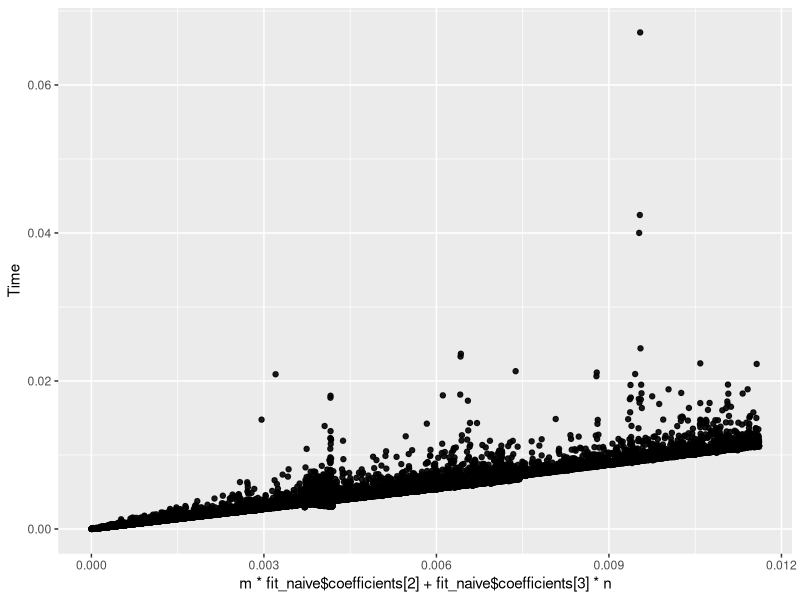
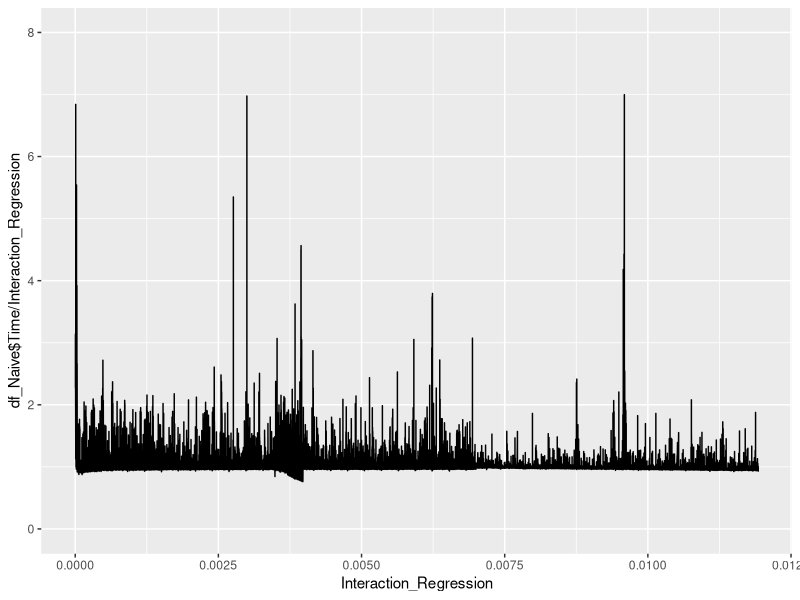
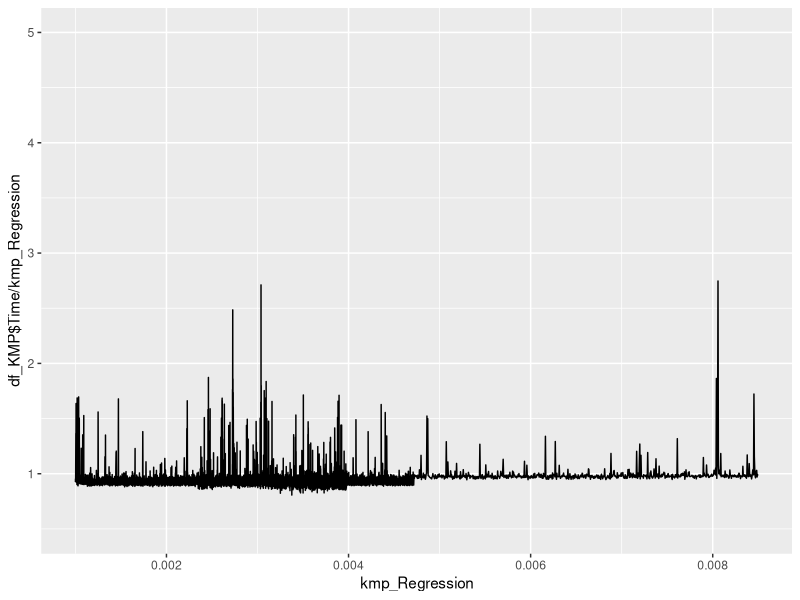
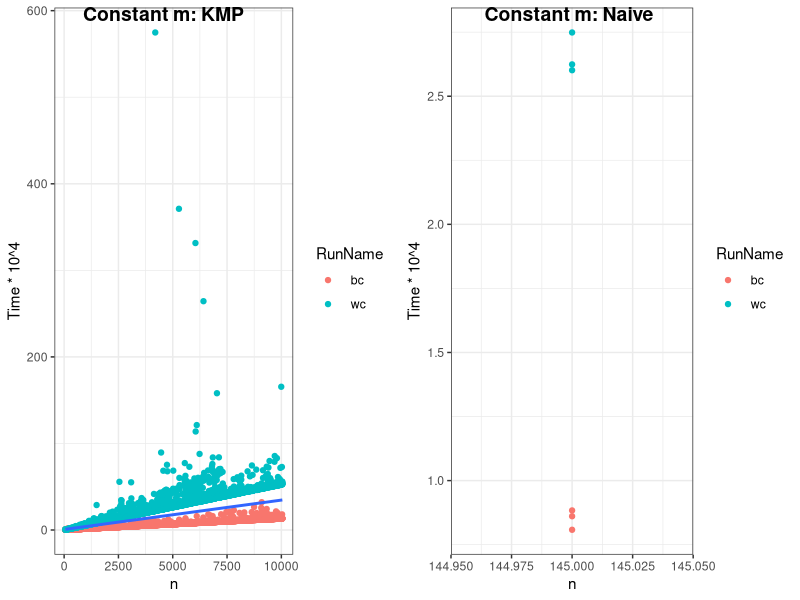
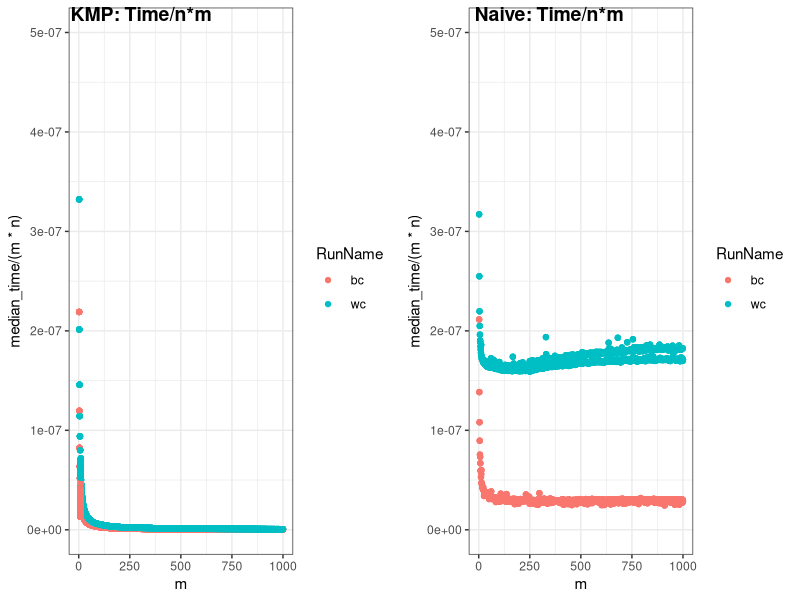
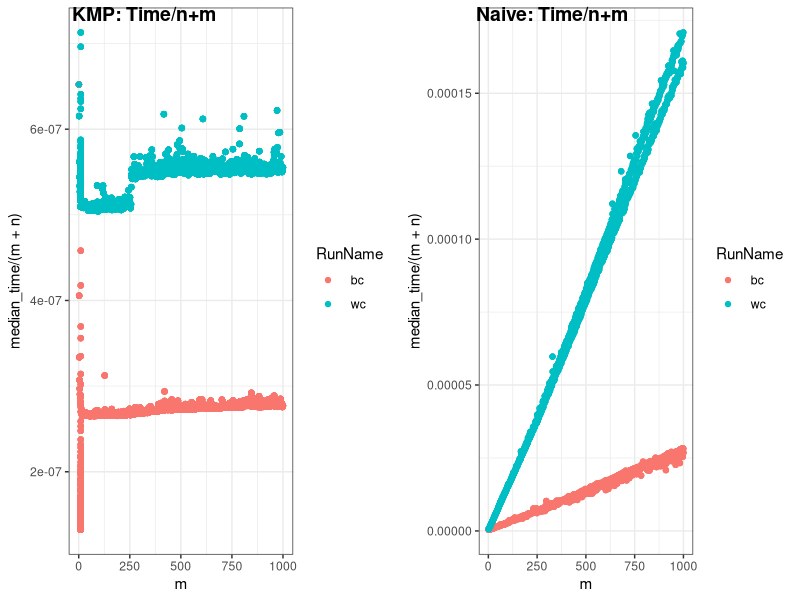

Generate these figures, in order, with R:
## ---- chunk 1
knitr::opts_chunk$set(echo = TRUE)

library(tidyverse)

## ---- chunk 2

# Import Naive
df_Naive = read.csv("Test ExactSubstring_Naive.csv", header = FALSE)

colnames(df_Naive) = c("Function", "Time", "n", "m", "z", "RunName")

df_Naive$RunName = factor(x = df_Naive$RunName)
df_Naive$Function = factor(x = df_Naive$Function)

# Import KMP
df_KMP = read.csv("Test ExactSubstring_KMP.csv", header = FALSE)

colnames(df_KMP) = c("Function", "Time", "n", "m", "z", "RunName")

df_KMP$RunName = factor(x = df_KMP$RunName)
df_KMP$Function = factor(x = df_KMP$Function)

## ---- chunk 3


## ---- chunk 4

fit_naive = lm( data = df_Naive, formula = Time ~ m + n)
fit_naive

ggplot( data = df_Naive ) +
  geom_point( 
    aes( 
      y = Time, 
      x = m * fit_naive$coefficients[2] + fit_naive$coefficients[3] * n
    ), 
    color = "#000000", alpha = 0.9 
  ) 

## ---- chunk 5

fit_naive_poly = glm( data = df_Naive, formula = Time ~ n * m )
fit_naive_poly
inc = fit_naive_poly$coefficients[1]
c_n = fit_naive_poly$coefficients[2]
c_m = fit_naive_poly$coefficients[3]
c_nm = fit_naive_poly$coefficients[4]

Interaction_Regression = inc + c_n * df_Naive$n + c_m * df_Naive$m + df_Naive$n * df_Naive$m * c_nm
Interaction_Regression = 0 + c_n * df_Naive$n + 0 * df_Naive$m + df_Naive$n * df_Naive$m * c_nm
Interaction_Regression = 0 + c_n * df_Naive$n + 0 * df_Naive$m + df_Naive$n * df_Naive$m * c_nm

ggplot(  ) +
  geom_line( 
    aes( 
      y = df_Naive$Time / Interaction_Regression, 
      x = Interaction_Regression
    )
  ) + ylim(0, 8)


## ---- chunk 6

fit_kmp = glm( data = df_KMP, formula = Time ~ n + m )
inc = fit_kmp$coefficients[1]
c_m = fit_kmp$coefficients[3]
c_n = fit_kmp$coefficients[2]
kmp_Regression = inc + c_n * df_KMP$n + c_m * df_KMP$m
kmp_Regression = 0 + c_n * df_KMP$n + c_m * df_KMP$m

ggplot(  ) +
  geom_line( 
    aes( 
      y = df_KMP$Time / kmp_Regression, 
      x = kmp_Regression
    )
  ) + xlim(0.001, 0.0085) + ylim(0.5, 5)

## ---- chunk 7

fit_naive = lm( data = df_Naive, formula = Time ~ n + m )
fit_naive_z = lm( data = df_Naive, formula = Time ~ n + m + z )

an_naive = anova(fit_naive, fit_naive_z)
an_naive$`Pr(>F)`

## ---- chunk 8

fit_kmp = lm( data = df_KMP, formula = Time ~ n + m )
fit_kmp_z = lm( data = df_KMP, formula = Time ~ n + m + z )

an_kmp = anova(fit_kmp, fit_kmp_z)
an_kmp$`Pr(>F)`

## ---- chunk 9
library(dplyr)
library(ggpubr)
df_Naive = read.csv("Test ExactSubstring_Naive_bc-wc.csv", header = FALSE)
df_KMP = read.csv("Test ExactSubstring_KMP_bc-wc.csv", header = FALSE)
colnames(df_Naive) = c("Function", "Time", "n", "m", "z", "RunName")
colnames(df_KMP) = c("Function", "Time", "n", "m", "z", "RunName")

dat_kmp = df_KMP 
dat_naive = df_Naive
ploting <- function(dat_naive, dat_kmp){
      dat_naive <- dat_naive %>%
          group_by(n, m, RunName) %>%
            mutate(median_time = median(Time)) %>%
            mutate(type = "Naive")
    
      dat_kmp <- dat_kmp %>%
            group_by(n, m,RunName) %>%
            mutate(median_time = median(Time)) %>%
            mutate(type = "KMP")
      
      all <- rbind(dat_kmp, dat_naive)
      colnames(all) = c("Function", "Time", "n", "m", "z", "RunName","median_time","Type")
      
      constant_n <- all %>%
              filter(n == 5000)
      
      constant_m <- all %>%
              filter(m == 10)
      
      return(list(constant_n, constant_m, all))
} 

fig <- ploting(df_Naive, df_KMP)

      #a <- qplot(y = Constant_n$Time/Constant_n$m, x = Constant_n$m) + ylim(0,0.001)
      #b <- qplot(y = Constant_m$Time/Constant_m$n, x = Constant_m$n) + ylim(0,2.5*10^-6)

      constant_n_1 <- ggplot(data = fig[[1]]) + 
        geom_point(mapping = aes(y = Time/m, x = m, color = Type, shape = RunName)) + theme_bw() +  ylim(0,0.0001)
      
      constant_m_n_linear <- ggplot(data = fig[[2]]) + theme_bw() +
        geom_point(mapping = aes(y = Time/n, x = n, color = Type,shape = RunName))+  ylim(0, 1e-6)
      
      
    kmp<- fig[[2]] %>%
      filter(Type == "KMP")
    
    naive<- fig[[2]] %>%
      filter(Type == "Naive")
    
    constant_m_kmp <- ggplot(data = kmp) +
        geom_point(mapping = aes(y = Time*10^4, x = n, color = RunName)) + 
        geom_smooth(method = "lm", mapping = aes(y = Time*10^4, x = n)) + theme_bw() 
    
    constant_m_naive <- ggplot(data = naive) +
        geom_point(mapping = aes(y = Time*10^4, x = n, color= RunName)) + 
        geom_smooth(method = "lm", mapping = aes(y = Time*10^4, x = n)) + theme_bw() 
     
    all_naive <- fig[[3]] %>%
      filter(Type == "Naive")
    all_KMP <- fig[[3]] %>%
      filter(Type == "KMP")
    
    all_mn_kmp <- ggplot(data = all_KMP) +
        geom_point(mapping = aes(y = median_time/(m*n), x = m, color = RunName))  + theme_bw()  + ylim(0, 5e-7)
    all_mn_naive <- ggplot(data = all_naive) +
        geom_point(mapping = aes(y = median_time/(m*n), x = m, color = RunName))  + theme_bw() + ylim(0,5e-7)
    
    all_m_plus_n_kmp <- ggplot(data = all_KMP) +
        geom_point(mapping = aes(y = median_time/(m+n), x = m, color = RunName))  + theme_bw()  
    all_m_plus_n_naive <- ggplot(data = all_naive) +
        geom_point(mapping = aes(y = median_time/(m+n), x = m, color = RunName))  + theme_bw()
    

# ggarrange(constant_m_kmp, constant_m_naive, all_mn_kmp, all_mn_naive,all_m_plus_n_kmp,all_m_plus_n_naive,
#       labels = c('Constant m: KMP ', 'Constant m: Naive', 'KMP: Time/n*m:' ,'Naive: Time/m*n', 'KMP: Time/n+m', 'Naive: Time/n+m'),
#       ncol = 3, nrow = 3)

## ---- chunk 10
ggarrange(constant_m_kmp, constant_m_naive, 
      labels = c('Constant m: KMP ', 'Constant m: Naive'),
      ncol = 2, nrow =1)
## ---- chunk 11
ggarrange(all_mn_kmp, all_mn_naive, 
      labels = c('KMP: Time/n*m', 'Naive: Time/n*m'),
      ncol = 2, nrow =1)
## ---- chunk 12
ggarrange(all_m_plus_n_kmp, all_m_plus_n_naive, 
      labels = c('KMP: Time/n+m', 'Naive: Time/n+m'),
      ncol = 2, nrow =1)
